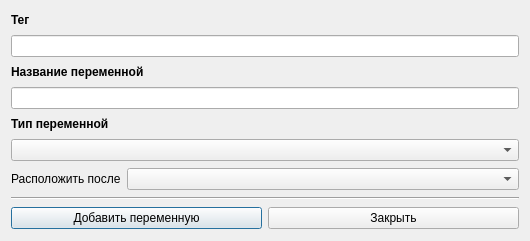
<?xml version="1.0" encoding="UTF-8"?>
<ui version="4.0">
 <class>NedVariableDialogWindow</class>
 <widget class="QDialog" name="NedVariableDialogWindow">
  <property name="geometry">
   <rect>
    <x>0</x>
    <y>0</y>
    <width>530</width>
    <height>241</height>
   </rect>
  </property>
  <property name="sizePolicy">
   <sizepolicy hsizetype="Preferred" vsizetype="Preferred">
    <horstretch>0</horstretch>
    <verstretch>0</verstretch>
   </sizepolicy>
  </property>
  <property name="baseSize">
   <size>
    <width>0</width>
    <height>0</height>
   </size>
  </property>
  <property name="windowTitle">
   <string>Dialog</string>
  </property>
  <layout class="QVBoxLayout" name="verticalLayout" stretch="0,0,0,0,0,0,0,0,1,0">
   <property name="bottomMargin">
    <number>9</number>
   </property>
   <item>
    <widget class="QLabel" name="namevariable">
     <property name="minimumSize">
      <size>
       <width>0</width>
       <height>0</height>
      </size>
     </property>
     <property name="maximumSize">
      <size>
       <width>16777215</width>
       <height>16</height>
      </size>
     </property>
     <property name="styleSheet">
      <string notr="true">font-weight: bold;</string>
     </property>
     <property name="text">
      <string>&lt;html&gt;&lt;head/&gt;&lt;body&gt;&lt;p&gt;Тег&lt;/p&gt;&lt;/body&gt;&lt;/html&gt;</string>
     </property>
     <property name="textFormat">
      <enum>Qt::AutoText</enum>
     </property>
     <property name="scaledContents">
      <bool>false</bool>
     </property>
    </widget>
   </item>
   <item>
    <widget class="QLineEdit" name="lineedit_namevariable">
     <property name="text">
      <string/>
     </property>
    </widget>
   </item>
   <item>
    <widget class="QLabel" name="titlevariable">
     <property name="minimumSize">
      <size>
       <width>0</width>
       <height>0</height>
      </size>
     </property>
     <property name="maximumSize">
      <size>
       <width>16777215</width>
       <height>16</height>
      </size>
     </property>
     <property name="styleSheet">
      <string notr="true">font-weight: bold;</string>
     </property>
     <property name="text">
      <string>&lt;html&gt;&lt;head/&gt;&lt;body&gt;&lt;p&gt;Название переменной&lt;/p&gt;&lt;/body&gt;&lt;/html&gt;</string>
     </property>
     <property name="textFormat">
      <enum>Qt::AutoText</enum>
     </property>
     <property name="scaledContents">
      <bool>false</bool>
     </property>
    </widget>
   </item>
   <item>
    <widget class="QLineEdit" name="lineedit_titlevariable">
     <property name="text">
      <string/>
     </property>
    </widget>
   </item>
   <item>
    <widget class="QLabel" name="typevariable">
     <property name="minimumSize">
      <size>
       <width>0</width>
       <height>0</height>
      </size>
     </property>
     <property name="maximumSize">
      <size>
       <width>16777215</width>
       <height>16</height>
      </size>
     </property>
     <property name="styleSheet">
      <string notr="true">font-weight: bold;</string>
     </property>
     <property name="text">
      <string>&lt;html&gt;&lt;head/&gt;&lt;body&gt;&lt;p&gt;Тип переменной&lt;/p&gt;&lt;/body&gt;&lt;/html&gt;</string>
     </property>
     <property name="textFormat">
      <enum>Qt::AutoText</enum>
     </property>
     <property name="scaledContents">
      <bool>false</bool>
     </property>
    </widget>
   </item>
   <item>
    <widget class="QComboBox" name="combox_typevariable"/>
   </item>
   <item>
    <layout class="QHBoxLayout" name="hl_placement" stretch="0,1">
     <item>
      <widget class="QLabel" name="label_placement">
       <property name="text">
        <string>Расположить после</string>
       </property>
      </widget>
     </item>
     <item>
      <widget class="QComboBox" name="combox_neighboor"/>
     </item>
    </layout>
   </item>
   <item>
    <widget class="Line" name="line">
     <property name="orientation">
      <enum>Qt::Horizontal</enum>
     </property>
    </widget>
   </item>
   <item>
    <layout class="QVBoxLayout" name="vbl_additional_info">
     <property name="spacing">
      <number>0</number>
     </property>
    </layout>
   </item>
   <item>
    <layout class="QHBoxLayout" name="hl_addsaveclose">
     <item>
      <widget class="QPushButton" name="btn_nesvariable">
       <property name="text">
        <string>Добавить переменную</string>
       </property>
      </widget>
     </item>
     <item>
      <widget class="QPushButton" name="btn_close">
       <property name="text">
        <string>Закрыть</string>
       </property>
       <property name="icon">
        <iconset>
         <normaloff>:/icons/resources/icons/close.svg</normaloff>:/icons/resources/icons/close.svg</iconset>
       </property>
      </widget>
     </item>
    </layout>
   </item>
  </layout>
 </widget>
 <resources>
  <include location="../../resources.qrc"/>
 </resources>
 <connections/>
</ui>
